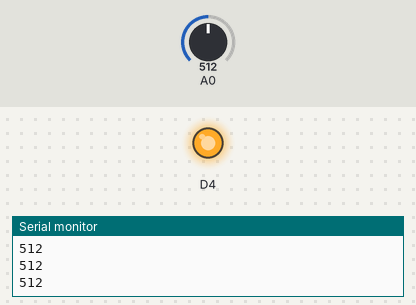
A sketch run on a simulated ESP8266 (NodeMCU). Shown: output pins drawn as LEDs (lit = HIGH), the last lines printed to the serial monitor. Inputs (shaded band) come from the test bench; at power-on: A0 = 512.

Above: at 1.2 s.
1.3 s: A0 set to 482
At 2.2 s:
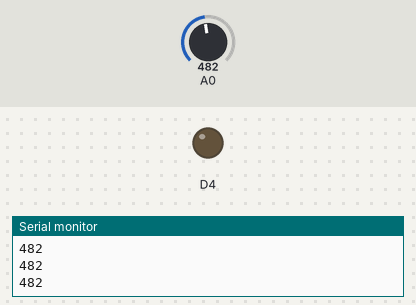
2.8 s: A0 set to 510
At 3.5 s:
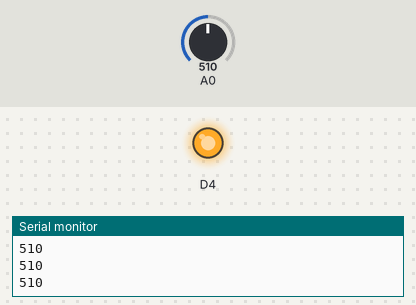
4.3 s: A0 set to 490
At 4.7 s:
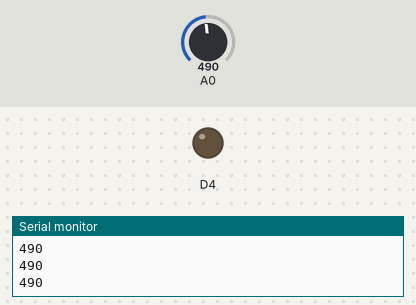
Timing chart, 0 to 7.3 s (numbered marks = the images above; inputs shaded):
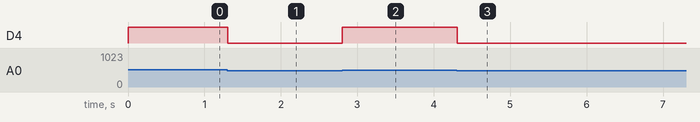

Measured:
- the behaviour switches between 501 and 500 on A0 (found by bisection; images 0 and 1)
- after the input at 1.3 s, D4: HIGH → LOW at once
- after the input at 2.8 s, D4: LOW → HIGH at once
- after the input at 4.3 s, D4: HIGH → LOW at once

The sketch:

ESP8266_InputAnalog.ino
```cpp
int analog = 0;

void setup() {

  Serial.begin(115200);
  pinMode(D4,OUTPUT);

}
void loop() {
  analog = analogRead(A0); //baca analog dari Pin A0
  Serial.println(analog); //kirim data analog ke Serial
  if (analog>500) //Jika analog diatas 500
    digitalWrite(D4, 1); //Relay On
  else //Jika tidak
    digitalWrite(D4, 0); //Relay Off
  delay(100);
}
```
